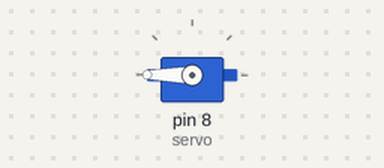
The sketch below on a simulated Arduino Uno, built with avr-gcc and run on an emulated ATmega328P. On the bench: servo.

Above: at 1.05 s.
Timing chart, 0 to 4.0 s (numbered marks = the images above):
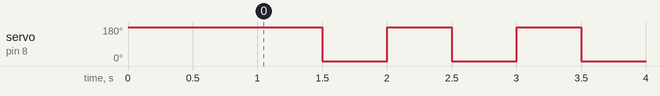

Measured:
- by itself, servo on pin 8 (servo): alternates 180° for 0.50 s and 0° for 0.50 s

The sketch:

Servo.ino
```cpp
#include <Servo.h>

Servo servo;

void setup()
{
  servo.attach(8) ;
  servo.write (180) ;
  delay(1000) ;
}


void loop()
{
  servo.write(180) ;
  delay(500) ;

  servo.write(0) ;
  delay(500) ;
}
```
